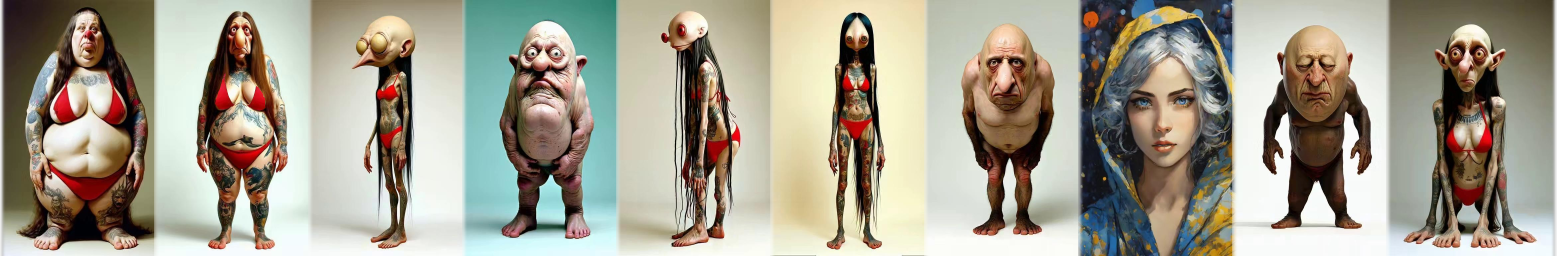
#> input picture static/seamless_image.png, 4670 x 768 px (shown at 1/3 size); its folder holds only this picture in this run
$ python BACKUP_IMAGES.py
#> lines starting #> are read from the running program, lines starting #| are printed output that depends on the picture
import os
import tempfile
from datetime import datetime
from PIL import Image
import moviepy.editor as mp

# Step 0: Clean up old residual temporary files
def cleanup_resized_images(root_dir):
#> called with root_dir = 'static'
    for subdir, _, files in os.walk(root_dir):
        for file in files:
            if file.endswith("_resized.jpg"):
                try:
                    os.remove(os.path.join(subdir, file))
                    print(f"Deleted old temporary file: {file}")
                except Exception as e:
                    print(f"Error deleting file {file}: {e}")

# Step 1: Search Directories for Images
def find_images_in_directory(root_dir):
#> called with root_dir = 'static'
    image_extensions = ('.jpg', '.jpeg', '.png', '.gif')
    image_files = []

    for subdir, _, files in os.walk(root_dir):
        for file in files:
            if file.lower().endswith(image_extensions):
                image_files.append(os.path.join(subdir, file))

    return sorted(image_files)  # Sort for consistent ordering

# Step 2: Resize Images to 512x768 and Convert to RGB if Necessary
def resize_image(image_path, target_size=(512, 768)):
#> called with image_path = 'static/seamless_image.png', target_size = (512, 768)
    with Image.open(image_path) as img:
        # Ensure image has 3 channels (RGB). If it's grayscale or has alpha, convert to RGB
#> img is the input picture: PIL image 4670x768 RGBA; mean R, G, B, A 162.3, 157.4, 142.1, 252.9
        if img.mode != "RGB":
            img = img.convert("RGB")
#> img: PIL image 4670x768 RGB

        # Resize the image
        resized_img = img.resize(target_size, Image.LANCZOS)
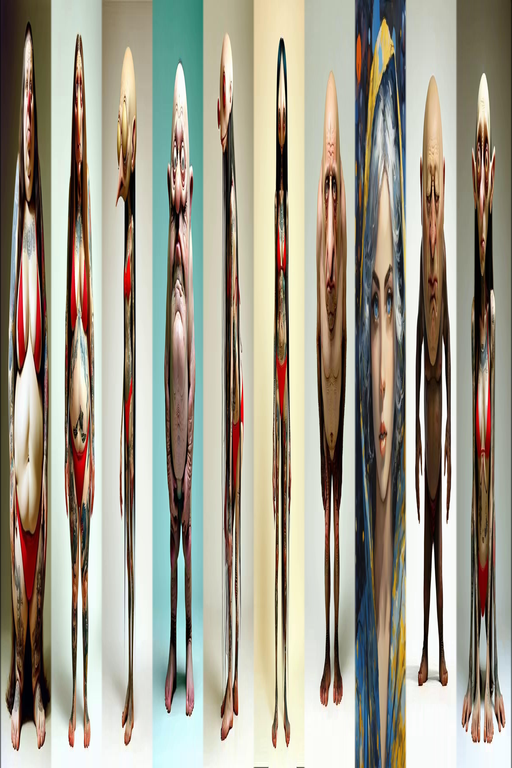
#> resized_img: PIL image 512x768 RGB; mean R, G, B 162.3, 157.4, 142.1
        return resized_img


# Step 3: Create a video from images in batches
def create_video_from_images(image_files, output_filename, fps=24, batch_size=100):
    clips = []
    batch_count = 0
    temp_clips = []

    # Process images in batches
    for i, image_file in enumerate(image_files):
        resized_image = resize_image(image_file)

        # Save resized image temporarily
        with tempfile.NamedTemporaryFile(delete=False, suffix=".jpg") as temp_img:
            resized_image.save(temp_img.name, "JPEG")
            temp_path = temp_img.name

        # Create moviepy image clip
        img_clip = mp.ImageClip(temp_path).set_duration(1 / fps)
        clips.append(img_clip)

        # Delete the temporary image file after loading it into moviepy
        os.remove(temp_path)

        # Process each batch
        if (i + 1) % batch_size == 0 or (i + 1) == len(image_files):
            print(f"Processing batch {batch_count + 1} with {len(clips)} images...")
            temp_video = mp.concatenate_videoclips(clips, method="compose")

            # Save the batch video to a temporary file
            temp_video_path = f"temp_video_batch_{batch_count}.mp4"
            temp_video.write_videofile(temp_video_path, fps=fps)

            # Store the temporary video path for final concatenation
            temp_clips.append(temp_video_path)

            # Clear memory by resetting the clips list
            clips = []
            batch_count += 1

    # Step 4: Concatenate all batch videos into a final video
    final_clips = [mp.VideoFileClip(batch) for batch in temp_clips]
    final_video = mp.concatenate_videoclips(final_clips, method="compose")

    # Write the final video file
    final_video.write_videofile(output_filename, fps=fps)

    # Clean up temporary batch video files
    for batch in temp_clips:
        if os.path.exists(batch):
            os.remove(batch)

# Main function to orchestrate the backup process
def create_backup_video(root_dir, fps=24, batch_size=100):
    # Step 0: Clean up any old temporary resized images
    cleanup_resized_images(root_dir)

    # Step 1: Find all images in the static directory
    images = find_images_in_directory(root_dir)

    if not images:
        print("No images found in the directory.")
        return

    # Step 2: Generate a filename for the backup video
    current_date = datetime.now().strftime("%Y-%m-%d")
    output_filename = f"ARCHIVE_{current_date}_.mp4"

    # Step 3: Create the video from the found images in batches
    create_video_from_images(images, output_filename, fps=fps, batch_size=batch_size)
#> (the call stopped at in create_video_from_images, `img_clip = mp.ImageClip(temp_path).set_duration(1 / fps)`: moviepy is not available in this run)

    print(f"Backup video created successfully: {output_filename}")

if __name__ == "__main__":
    # Path to the root directory containing the images (e.g., 'static')
    static_directory = 'static'

    # Create the backup video from images
    create_backup_video(static_directory, fps=24, batch_size=100)
